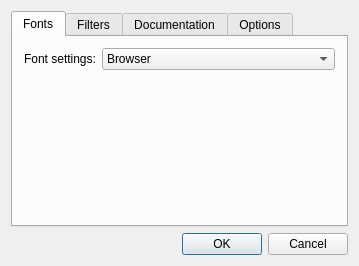
<?xml version="1.0" encoding="UTF-8"?>
<ui version="4.0">
 <class>PreferencesDialogClass</class>
 <widget class="QDialog" name="PreferencesDialogClass">
  <property name="geometry">
   <rect>
    <x>0</x>
    <y>0</y>
    <width>359</width>
    <height>266</height>
   </rect>
  </property>
  <property name="windowTitle">
   <string>Preferences</string>
  </property>
  <layout class="QVBoxLayout">
   <item>
    <widget class="QTabWidget" name="tabWidget">
     <property name="currentIndex">
      <number>0</number>
     </property>
     <widget class="QWidget" name="fontsTab">
      <attribute name="title">
       <string>Fonts</string>
      </attribute>
      <layout class="QGridLayout">
       <item row="0" column="0">
        <layout class="QHBoxLayout">
         <item>
          <widget class="QLabel" name="fontLabel">
           <property name="sizePolicy">
            <sizepolicy hsizetype="Maximum" vsizetype="Preferred">
             <horstretch>0</horstretch>
             <verstretch>0</verstretch>
            </sizepolicy>
           </property>
           <property name="text">
            <string>Font settings:</string>
           </property>
          </widget>
         </item>
         <item>
          <widget class="QComboBox" name="comboBox">
           <item>
            <property name="text">
             <string>Browser</string>
            </property>
           </item>
           <item>
            <property name="text">
             <string>Application</string>
            </property>
           </item>
          </widget>
         </item>
        </layout>
       </item>
       <item row="1" column="0">
        <widget class="QStackedWidget" name="stackedWidget_2">
         <property name="currentIndex">
          <number>0</number>
         </property>
         <widget class="QWidget" name="page_4"/>
        </widget>
       </item>
      </layout>
     </widget>
     <widget class="QWidget" name="filtersTab">
      <attribute name="title">
       <string>Filters</string>
      </attribute>
      <layout class="QGridLayout">
       <item row="0" column="0" colspan="2">
        <widget class="QLabel" name="label">
         <property name="text">
          <string>Filter:</string>
         </property>
        </widget>
       </item>
       <item row="0" column="2">
        <widget class="QLabel" name="label_2">
         <property name="frameShape">
          <enum>QFrame::NoFrame</enum>
         </property>
         <property name="text">
          <string>Attributes:</string>
         </property>
        </widget>
       </item>
       <item row="1" column="0" colspan="2">
        <widget class="QListWidget" name="filterWidget"/>
       </item>
       <item row="1" column="2" rowspan="2">
        <widget class="QTreeWidget" name="attributeWidget">
         <column>
          <property name="text">
           <string>1</string>
          </property>
         </column>
        </widget>
       </item>
       <item row="2" column="0">
        <widget class="QPushButton" name="filterAddButton">
         <property name="text">
          <string>Add</string>
         </property>
        </widget>
       </item>
       <item row="2" column="1">
        <widget class="QPushButton" name="filterRemoveButton">
         <property name="text">
          <string>Remove</string>
         </property>
        </widget>
       </item>
      </layout>
     </widget>
     <widget class="QWidget" name="docsTab">
      <attribute name="title">
       <string>Documentation</string>
      </attribute>
      <layout class="QVBoxLayout">
       <item>
        <widget class="QLabel" name="label_3">
         <property name="text">
          <string>Registered Documentation:</string>
         </property>
        </widget>
       </item>
       <item>
        <layout class="QHBoxLayout">
         <property name="spacing">
          <number>6</number>
         </property>
         <property name="margin">
          <number>0</number>
         </property>
         <item>
          <widget class="QListWidget" name="registeredDocsListWidget">
           <property name="selectionMode">
            <enum>QAbstractItemView::ExtendedSelection</enum>
           </property>
          </widget>
         </item>
         <item>
          <layout class="QVBoxLayout">
           <property name="spacing">
            <number>6</number>
           </property>
           <property name="margin">
            <number>0</number>
           </property>
           <item>
            <widget class="QPushButton" name="docAddButton">
             <property name="text">
              <string>Add...</string>
             </property>
            </widget>
           </item>
           <item>
            <widget class="QPushButton" name="docRemoveButton">
             <property name="text">
              <string>Remove</string>
             </property>
            </widget>
           </item>
           <item>
            <spacer>
             <property name="orientation">
              <enum>Qt::Vertical</enum>
             </property>
             <property name="sizeHint" stdset="0">
              <size>
               <width>20</width>
               <height>40</height>
              </size>
             </property>
            </spacer>
           </item>
          </layout>
         </item>
        </layout>
       </item>
      </layout>
     </widget>
     <widget class="QWidget" name="optionsTab">
      <attribute name="title">
       <string>Options</string>
      </attribute>
      <layout class="QVBoxLayout" name="verticalLayout_3">
       <item>
        <widget class="QGroupBox" name="groupBox">
         <property name="title">
          <string>Homepage</string>
         </property>
         <layout class="QVBoxLayout" name="verticalLayout_2">
          <item>
           <widget class="QLineEdit" name="homePageLineEdit"/>
          </item>
          <item>
           <layout class="QHBoxLayout" name="horizontalLayout_2">
            <item>
             <spacer name="horizontalSpacer">
              <property name="orientation">
               <enum>Qt::Horizontal</enum>
              </property>
              <property name="sizeHint" stdset="0">
               <size>
                <width>40</width>
                <height>20</height>
               </size>
              </property>
             </spacer>
            </item>
            <item>
             <layout class="QHBoxLayout" name="horizontalLayout">
              <item>
               <widget class="QPushButton" name="currentPageButton">
                <property name="text">
                 <string>Current Page</string>
                </property>
               </widget>
              </item>
              <item>
               <widget class="QPushButton" name="restoreDefaultHomePageButton">
                <property name="text">
                 <string>Restore to default</string>
                </property>
               </widget>
              </item>
             </layout>
            </item>
           </layout>
          </item>
         </layout>
        </widget>
       </item>
       <item>
        <spacer name="verticalSpacer_2">
         <property name="orientation">
          <enum>Qt::Vertical</enum>
         </property>
         <property name="sizeHint" stdset="0">
          <size>
           <width>20</width>
           <height>72</height>
          </size>
         </property>
        </spacer>
       </item>
      </layout>
     </widget>
    </widget>
   </item>
   <item>
    <layout class="QHBoxLayout">
     <property name="spacing">
      <number>6</number>
     </property>
     <property name="margin">
      <number>0</number>
     </property>
     <item>
      <spacer>
       <property name="orientation">
        <enum>Qt::Horizontal</enum>
       </property>
       <property name="sizeHint" stdset="0">
        <size>
         <width>40</width>
         <height>20</height>
        </size>
       </property>
      </spacer>
     </item>
     <item>
      <widget class="QDialogButtonBox" name="buttonBox">
       <property name="orientation">
        <enum>Qt::Horizontal</enum>
       </property>
       <property name="standardButtons">
        <set>QDialogButtonBox::Cancel|QDialogButtonBox::Ok</set>
       </property>
      </widget>
     </item>
    </layout>
   </item>
  </layout>
 </widget>
 <layoutdefault spacing="6" margin="11"/>
 <resources/>
 <connections>
  <connection>
   <sender>comboBox</sender>
   <signal>currentIndexChanged(int)</signal>
   <receiver>stackedWidget_2</receiver>
   <slot>setCurrentIndex(int)</slot>
   <hints>
    <hint type="sourcelabel">
     <x>375</x>
     <y>32</y>
    </hint>
    <hint type="destinationlabel">
     <x>347</x>
     <y>125</y>
    </hint>
   </hints>
  </connection>
 </connections>
</ui>
